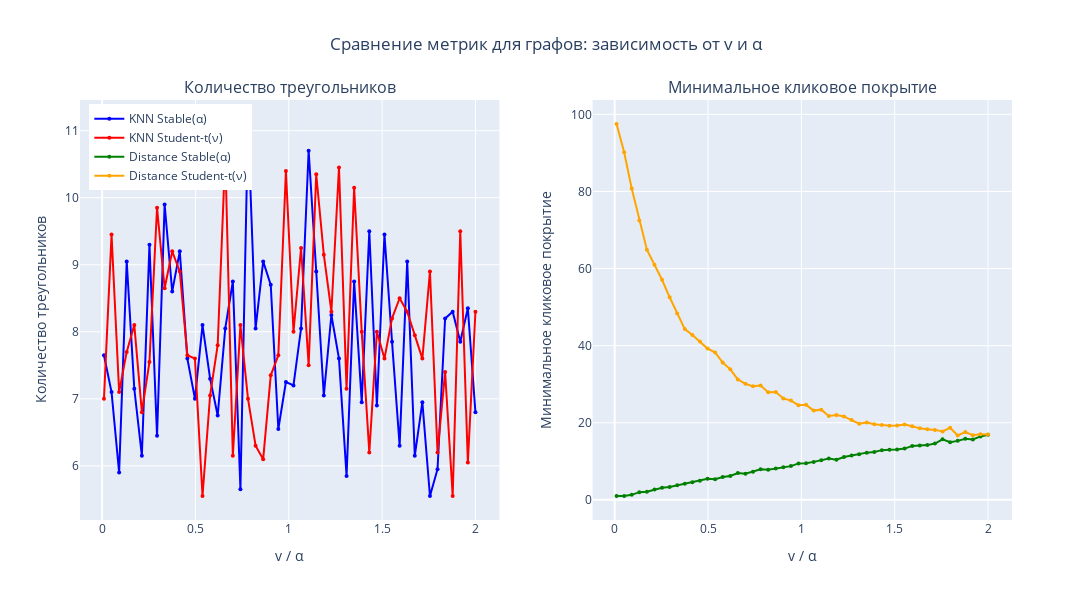

Source (notebook cell):
### Code cell
fig = make_subplots(
    rows=1,
    cols=2,
    subplot_titles=("Количество треугольников", "Минимальное кликовое покрытие"),
    horizontal_spacing=0.1,
)

fig.add_trace(
    go.Scatter(
        x=v,
        y=knn_f,
        mode="lines+markers",
        name="KNN Stable(α)",
        line=dict(color="blue", width=2),
        marker=dict(size=4),
    ),
    row=1,
    col=1,
)

fig.add_trace(
    go.Scatter(
        x=v,
        y=knn_h,
        mode="lines+markers",
        name="KNN Student-t(ν)",
        line=dict(color="red", width=2),
        marker=dict(size=4),
    ),
    row=1,
    col=1,
)

fig.add_trace(
    go.Scatter(
        x=v,
        y=dist_f,
        mode="lines+markers",
        name="Distance Stable(α)",
        line=dict(color="green", width=2),
        marker=dict(size=4),
        showlegend=True,
    ),
    row=1,
    col=2,
)

fig.add_trace(
    go.Scatter(
        x=v,
        y=dist_h,
        mode="lines+markers",
        name="Distance Student-t(ν)",
        line=dict(color="orange", width=2),
        marker=dict(size=4),
        showlegend=True,
    ),
    row=1,
    col=2,
)

fig.update_xaxes(title_text="v / α", row=1, col=1)
fig.update_xaxes(title_text="v / α", row=1, col=2)
fig.update_yaxes(title_text="Количество треугольников", row=1, col=1)
fig.update_yaxes(title_text="Минимальное кликовое покрытие", row=1, col=2)

fig.update_layout(
    title_text="Сравнение метрик для графов: зависимость от v и α",
    title_x=0.5,
    width=1400,
    height=600,
    legend=dict(yanchor="top", y=0.99, xanchor="left", x=0.01),
)

fig.show()

### Figure 1 — Plotly figure (JSON) as saved in the notebook; plotly's stock layout.template omitted (floating-point values rounded to 4 significant figures)
{"data": [{"line": {"color": "blue", "width": 2}, "marker": {"size": 4}, "mode": "lines+markers", "name": "KNN Stable(α)", "type": "scatter", "x": [0.01, 0.05061, 0.09122, 0.1318, 0.1724, 0.2131, 0.2537, 0.2943, 0.3349, 0.3755, 0.4161, 0.4567, 0.4973, 0.538, 0.5786, 0.6192, 0.6598, 0.7004, 0.741, 0.7816, 0.8222, 0.8629, 0.9035, 0.9441, 0.9847, 1.025, 1.066, 1.107, 1.147, 1.188, 1.228, 1.269, 1.31, 1.35, 1.391, 1.431, 1.472, 1.513, 1.553, 1.594, 1.634, 1.675, 1.716, 1.756, 1.797, 1.838, 1.878, 1.919, 1.959, 2.0], "xaxis": "x", "y": [7.65, 7.1, 5.9, 9.05, 7.15, 6.15, 9.3, 6.45, 9.9, 8.6, 9.2, 7.6, 7, 8.1, 7.3, 6.75, 8.05, 8.75, 5.65, 11.1, 8.05, 9.05, 8.7, 6.55, 7.25, 7.2, 8.05, 10.7, 8.9, 7.05, 8.25, 7.6, 5.85, 8.75, 6.95, 9.5, 6.9, 9.45, 7.85, 6.3, 9.05, 6.15, 6.95, 5.55, 5.95, 8.2, 8.3, 7.85, 8.35, 6.8], "yaxis": "y"}, {"line": {"color": "red", "width": 2}, "marker": {"size": 4}, "mode": "lines+markers", "name": "KNN Student-t(ν)", "type": "scatter", "x": [0.01, 0.05061, 0.09122, 0.1318, 0.1724, 0.2131, 0.2537, 0.2943, 0.3349, 0.3755, 0.4161, 0.4567, 0.4973, 0.538, 0.5786, 0.6192, 0.6598, 0.7004, 0.741, 0.7816, 0.8222, 0.8629, 0.9035, 0.9441, 0.9847, 1.025, 1.066, 1.107, 1.147, 1.188, 1.228, 1.269, 1.31, 1.35, 1.391, 1.431, 1.472, 1.513, 1.553, 1.594, 1.634, 1.675, 1.716, 1.756, 1.797, 1.838, 1.878, 1.919, 1.959, 2.0], "xaxis": "x", "y": [7, 9.45, 7.1, 7.7, 8.1, 6.8, 7.55, 9.85, 8.65, 9.2, 8.9, 7.65, 7.6, 5.55, 7.05, 7.8, 10.65, 6.15, 8.1, 7, 6.3, 6.1, 7.35, 7.65, 10.4, 8, 9.25, 7.5, 10.35, 9.15, 8.3, 10.45, 7.15, 10.15, 8, 6.2, 8, 7.6, 8.2, 8.5, 8.3, 7.95, 7.6, 8.9, 6.2, 7.4, 5.55, 9.5, 6.05, 8.3], "yaxis": "y"}, {"line": {"color": "green", "width": 2}, "marker": {"size": 4}, "mode": "lines+markers", "name": "Distance Stable(α)", "showlegend": true, "type": "scatter", "x": [0.01, 0.05061, 0.09122, 0.1318, 0.1724, 0.2131, 0.2537, 0.2943, 0.3349, 0.3755, 0.4161, 0.4567, 0.4973, 0.538, 0.5786, 0.6192, 0.6598, 0.7004, 0.741, 0.7816, 0.8222, 0.8629, 0.9035, 0.9441, 0.9847, 1.025, 1.066, 1.107, 1.147, 1.188, 1.228, 1.269, 1.31, 1.35, 1.391, 1.431, 1.472, 1.513, 1.553, 1.594, 1.634, 1.675, 1.716, 1.756, 1.797, 1.838, 1.878, 1.919, 1.959, 2.0], "xaxis": "x2", "y": [1, 1, 1.3, 2, 2.1, 2.7, 3.15, 3.35, 3.8, 4.2, 4.55, 4.95, 5.45, 5.35, 5.95, 6.2, 6.95, 6.8, 7.3, 7.95, 7.8, 8.15, 8.45, 8.75, 9.45, 9.5, 9.85, 10.25, 10.75, 10.4, 11.1, 11.5, 11.85, 12.25, 12.4, 12.9, 13, 13.05, 13.3, 14, 14.1, 14.2, 14.6, 15.7, 14.95, 15.3, 15.85, 15.65, 16.45, 16.9], "yaxis": "y2"}, {"line": {"color": "orange", "width": 2}, "marker": {"size": 4}, "mode": "lines+markers", "name": "Distance Student-t(ν)", "showlegend": true, "type": "scatter", "x": [0.01, 0.05061, 0.09122, 0.1318, 0.1724, 0.2131, 0.2537, 0.2943, 0.3349, 0.3755, 0.4161, 0.4567, 0.4973, 0.538, 0.5786, 0.6192, 0.6598, 0.7004, 0.741, 0.7816, 0.8222, 0.8629, 0.9035, 0.9441, 0.9847, 1.025, 1.066, 1.107, 1.147, 1.188, 1.228, 1.269, 1.31, 1.35, 1.391, 1.431, 1.472, 1.513, 1.553, 1.594, 1.634, 1.675, 1.716, 1.756, 1.797, 1.838, 1.878, 1.919, 1.959, 2.0], "xaxis": "x2", "y": [97.5, 90.15, 80.75, 72.45, 64.9, 61, 57.1, 52.55, 48.35, 44.3, 42.75, 41.1, 39.25, 38.25, 35.6, 33.85, 31.25, 30.1, 29.45, 29.65, 27.9, 28, 26.3, 25.75, 24.55, 24.65, 23.15, 23.4, 21.75, 22, 21.65, 20.7, 19.75, 20.05, 19.6, 19.45, 19.25, 19.3, 19.55, 19.1, 18.55, 18.3, 18.15, 17.75, 18.7, 16.7, 17.6, 16.75, 17.05, 16.95], "yaxis": "y2"}], "layout": {"annotations": [{"font": {"size": 16}, "showarrow": false, "text": "Количество треугольников", "x": 0.225, "xanchor": "center", "xref": "paper", "y": 1, "yanchor": "bottom", "yref": "paper"}, {"font": {"size": 16}, "showarrow": false, "text": "Минимальное кликовое покрытие", "x": 0.775, "xanchor": "center", "xref": "paper", "y": 1, "yanchor": "bottom", "yref": "paper"}], "height": 600, "legend": {"x": 0.01, "xanchor": "left", "y": 0.99, "yanchor": "top"}, "title": {"text": "Сравнение метрик для графов: зависимость от v и α", "x": 0.5}, "width": 1400, "xaxis": {"anchor": "y", "domain": [0, 0.45], "title": {"text": "v / α"}}, "xaxis2": {"anchor": "y2", "domain": [0.55, 1], "title": {"text": "v / α"}}, "yaxis": {"anchor": "x", "domain": [0, 1], "title": {"text": "Количество треугольников"}}, "yaxis2": {"anchor": "x2", "domain": [0, 1], "title": {"text": "Минимальное кликовое покрытие"}}}}
